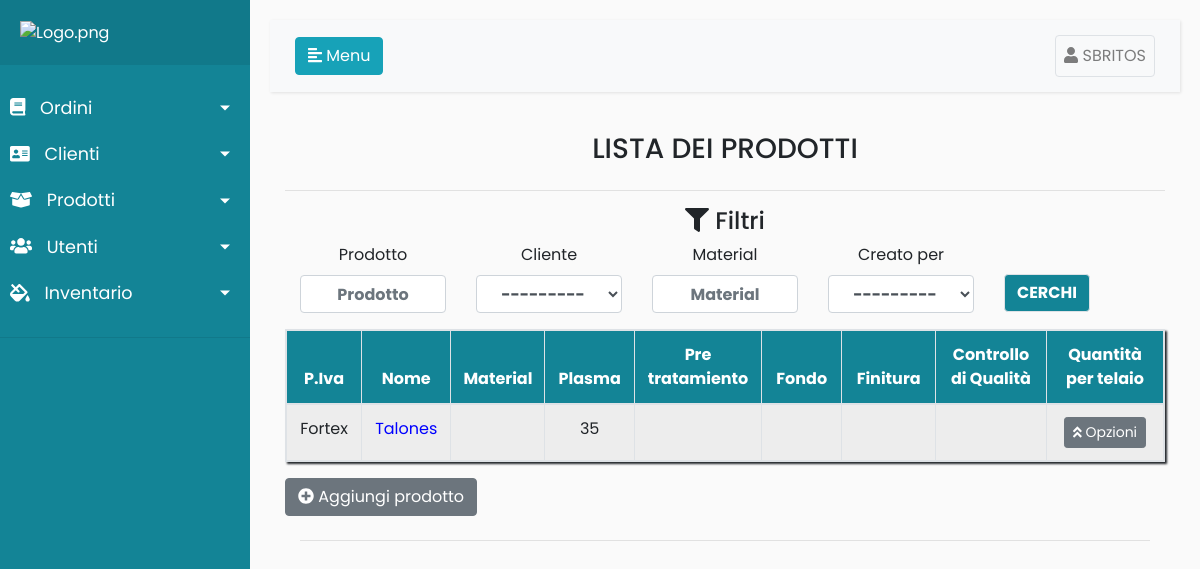
/Productos/ (signed in), run on an earlier commit of the app's database.
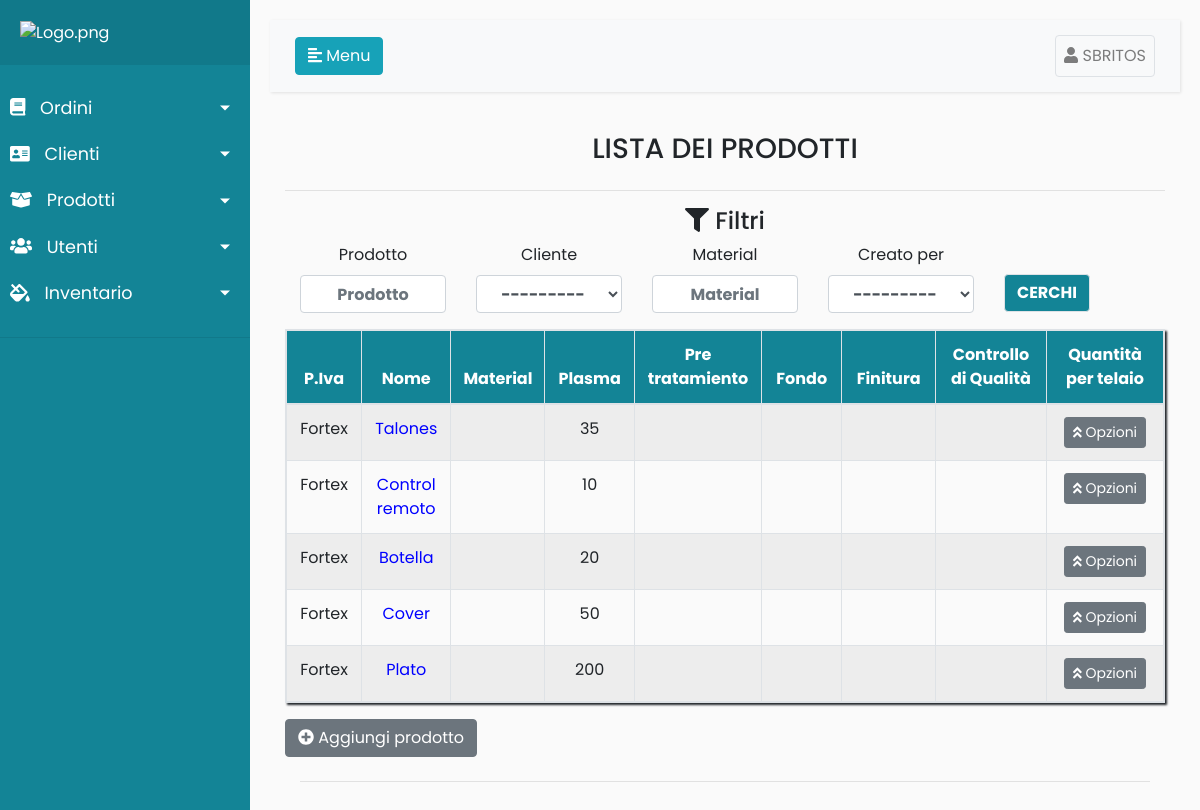
And on a later commit of the database.
### Register/models.py (models this page shows)
class Usuarios(AbstractUser):
	telefono = models.CharField(max_length=20,null=True, verbose_name='Teléfono',blank=False)
	class Meta:
		permissions = (('Administrador', 'Administrador'),
					   ('Encargado','Encargado'),
					   ('Pintor','Pintor'),
					   ('Montaje','Montaje'),
					   ('Calidad1','Calidad1'),
					   ('Secretaria','Secretaria'),
					   ('Stock','Stock'),
					   )

### Clientes/models.py (models this page shows)
class Clientes(models.Model):
	TIPO_CLIENTE = (
		('Oro','Oro'),
		('Plata','Plata'),
		('Bronce','Bronce'),
		)
	rut = models.IntegerField(primary_key=True,blank=False,null=False)
	nombre_organizacion = models.CharField(max_length=50,blank=False,null=False)
	nombre = models.CharField(max_length=50, blank=False,null=False)
	apellido = models.CharField(max_length=50,blank=False,null=False)
	direccion1 = models.CharField(max_length=150,blank=True,null=False)
	direccion2 = models.CharField(max_length=150, blank=True,null=False)
	ciudad = models.CharField(max_length=20,blank=True,null=False)
	telefono = models.CharField(max_length=20,blank=True,null=False)
	celular = models.CharField(max_length=20,blank=True,null=False)
	email = models.EmailField(max_length=254, blank=True,null=False)
	tipo_cliente = models.CharField(max_length=10,choices=TIPO_CLIENTE,null=False)
	usuarios = models.ForeignKey(settings.AUTH_USER_MODEL,null=True, verbose_name=("Creado por "),on_delete=models.CASCADE)
	history = HistoricalRecords()
	def __str__(self):
		return self.nombre_organizacion

### Productos/models.py (models this page shows, shortened)
class Productos(models.Model):
    nombre = models.CharField(blank=False, max_length=50)
    rut = models.ForeignKey(Clientes, on_delete=models.CASCADE)
    material = models.CharField(blank=True, max_length=50)
    plasma = models.CharField(blank=True, max_length=50)
    preTratamiento = models.ManyToManyField(Stock,related_name='+',blank=True)
    fondo = models.ManyToManyField(Stock,related_name="+",blank=True)
    finitura = models.ManyToManyField(Stock,blank=True)
    deposito = models.CharField(blank=True, max_length=150)
    controlCalidad = models.CharField(blank=True, max_length=50)
    embalaje = models.CharField(blank=True, max_length=50)
    consideraciones = models.TextField(blank=True)
    temperatura = models.IntegerField(blank=True,null=True)
    tiempo_horno = models.IntegerField(blank=True,null=True)
    fotos = models.ImageField(blank=True)
    telaio = models.PositiveSmallIntegerField(blank=True,null=True)
    created = models.DateTimeField(auto_now_add=True)
    updated = models.DateTimeField(auto_now=True,blank=True)
    usuarios = models.ForeignKey(Usuarios, verbose_name=("Creado por "), on_delete=models.CASCADE)
    history = HistoricalRecords()

### Productos/views.py (the view)
# urls.py: path('Productos/', login_required(ListProductosView), name='listProductos'),
def ListProductosView(request):
    Model_one = Productos.objects.all()
    myFilter = OrdenesFilter(request.GET, queryset=Model_one)
    paginator = Paginator(myFilter.qs, 10)
    page = request.GET.get('page1')
    try:
        pub = paginator.page(page)
    except PageNotAnInteger:
        pub = paginator.page(1)
    except EmptyPage:
        pub = paginator.page(paginator.num_pages)
    myFilter = OrdenesFilter(request.GET, queryset=Model_one)
    context = {'Model_one': Model_one, 'pub': pub, "myFilter": myFilter}
    return render(request, 'productos/listProductos.html', context)

### Productos/templates/productos/listProductos.html (shortened to what this page needs)
{%extends 'register/index.html'%}
{%load static%}
{% load widget_tweaks %}
{%block content%}
<div class="container">
    <div class="d-flex justify-content-center">
        <h3>LISTA DEI PRODOTTI </h3>
    </div>
    <hr>
</div>
<div class="container">
    <div class="d-flex justify-content-center">
        <h4><i class="fas fa-filter"></i> Filtri</h4>
    </div>
    <form method="get">
        <div class="container">
            <div class="row align-items-center">
                <div class="col-sm">
                    <label for="nombre" class="text-center container">Prodotto</label>
                    {{myFilter.form.nombre|attr:"placeholder:Prodotto"|add_class:"form-control mb-3 font-weight-bold container text-center"}}
                </div>
                <div class="col-sm">
                    <label for="rut" class="text-center container">Cliente</label>
                    {{myFilter.form.rut|attr:"placeholder:Nombre de producto"|add_class:"form-control mb-3 font-weight-bold container text-center"}}
                </div>
                <div class="col-sm">
                    <label for="material" class="text-center container">Material</label>
                    {{myFilter.form.material|attr:"placeholder:Material"|add_class:"form-control mb-3 font-weight-bold container text-center"}}
                </div>
                <div class="col-sm">
                    <label for="usuarios" class="text-center container">Creato per</label>
                    {{myFilter.form.usuarios|attr:"placeholder:Nombre de producto"|add_class:"form-control mb-3 font-weight-bold container text-center"}}
                </div>
                <div class="col-sm">
                    <button class="btn rounded-pill border" style="color:#fff ;background-color:#138496;margin-top: .8rem" type="submit"><STRONG> CERCHI</STRONG></button>
                </div>
            </div>
        </div>
    </form>
    <table id="tabla" class="table table-responsive border table-striped table-bordered" style="box-shadow:2px 2px 2px;">
        <thead style="background-color:#138496;color:#fff">
        <th class="col-md text-center" style="width:15rem;">P.Iva</th>
        <th class="col-md text-center" style="width:5rem;">Nome</th>
        <th class="col-md text-center" style="width:5rem;">Material</th>
        <th class="col-md text-center" style="width:15rem;">Plasma</th>
        <th class="col-md text-center" style="width:15rem;">Pre tratamiento</th>
        <th class="col-md text-center" style="width:25rem;">Fondo</th>
        <th class="col-md text-center" style="width:25rem;">Finitura</th>
        <th class="col-md text-center" style="width:50rem;">Controllo di Qualità</th>
        <th class="col-md text-center" style="width:50rem;">Quantità per telaio</th>
        </thead>
        {%for producto in pub%}
        <form method="POST" action="{%url 'deleteProductos' producto.id%}">
            {%if producto.estado != "Completato" and producto.ubicacion != "Cliente"%}
            <tr>
                <td class="col-md text-center" style="width:5rem;">{{producto.rut}}</td>
                <td class="col-md text-center" style="width:15rem; color: blue"><a href="/Productos/detail/{{producto.producto.id}} ">{{producto.nombre}}</a>
                </td>
                <td class="col-md text-center" style="width:5rem;">{{producto.cantidad_recibida}}</td>
                <td class="col-md text-center" style="width:5rem;">{{producto.telaio}}</td>
                <td class="col-md text-center" style="width:15rem;">{{producto.estado}}</td>
                <td class="col-md text-center" style="width:15rem;">{{producto.ubicacion}}</td>
                <td class="col-md text-center" style="width:25rem;">{{producto.fecha_entrega_estimada}}</td>
                <td class="col-md text-center" style="width:25rem;">{{producto.asignado}}</td>
                <td class="col-md text-center" style="width:50rem;">
                    <div class="dropup">
                        <button type="button" class="btn btn-secondary btn-sm" data-toggle="dropdown">
                            <i class="fas fa-angle-double-up"></i> Opzioni
                        </button>
{%endif%}
                </td>
            </tr>
        </form>
        {%endfor%}
    </table>
    {%if perms.Register.Administrador or perms.Register.Secretaria or perms.Register.Encargado %}
    <a href="{%url 'createProductos'%}" id="jamaica" class="btn btn-secondary"><i id="japon" class="fas fa-plus-circle"></i> Aggiungi prodotto</a>
{%endif%}
    <div class="container">
        <hr>
    </div>
    {%endblock%}

### Register/templates/register/index.html (shortened to what this page needs)
<!DOCTYPE html>
<html>
<head>
    <link rel="stylesheet" href="https://stackpath.bootstrapcdn.com/bootstrap/4.1.0/css/bootstrap.min.css"
>
    <link rel="stylesheet" href="https://ajax.googleapis.com/ajax/libs/jquerymobile/1.4.5/jquery.mobile.min.css">
</head>
<body>
<div class="wrapper">
    <nav id="sidebar">
        <div class="sidebar-header" style="border-color:#fff;">
            <a href="{%url 'dashboard'%}"><img src="http://www.fortexsrl.it/wp-content/uploads/2013/05/logo1.png" width="100%"
                                                 alt="Logo.png"></a>
        </div>
        <ul class="list-unstyled components">
            <li class="">
                <a href="#homeSubmenu" data-toggle="collapse" aria-expanded="false" class="dropdown-toggle">
                    <i class="fas fa-book"></i>
                    Ordini
                </a>
            </li>
            <li>
                <a href="#pageClienti" data-toggle="collapse" aria-expanded="false" class="dropdown-toggle">
                    <i class="fas fa-address-card"></i>
                    Clienti
                </a>
                <a href="#pageSubmenu" data-toggle="collapse" aria-expanded="false" class="dropdown-toggle">
                    <i class="fas fa-box-open"></i>
                    Prodotti
                </a>
            </li>
            <li>
                <a href="#pageUtenti" data-toggle="collapse" aria-expanded="false" class="dropdown-toggle">
                    <i class="fas fa-users"></i>
                    Utenti
                </a>
            </li>
            <li>
                <a href="#pageInventario" data-toggle="collapse" aria-expanded="false" class="dropdown-toggle">
                    <i class="fas fa-fill-drip"></i>
                    Inventario
                </a>
            </li>
        </ul>
    </nav>
    <div id="content">
        <nav class="navbar navbar-expand-lg navbar-light bg-light">
            <div class="container-fluid">
                <button type="button" id="sidebarCollapse" class="btn btn-info">
                    <i class="fas fa-align-left"></i>
                    <span>Menu</span>
                </button>
                <div class="collapse navbar-collapse" id="navbarSupportedContent">
                    <ul class="nav navbar-nav ml-auto">
                        <li class="nav-item">
                            <a href="#pageInventario1" data-toggle="collapse" style="background:None;"
                               aria-expanded="true"
                               class=" nav-link dropdown border rounded ">
                                <i class="fas fa-user"></i>
                                {{user|upper}}
                            </a>
                        </li>
                    </ul>
                </div>
            </div>
        </nav>
        {%block content%}{%endblock%}
    </div>
</div>
</body>
</html>

### Register/templates/register/index.html (style rules this page uses)
body { font-family: 'Poppins', sans-serif; background: #fafafa; }
a, a:hover, a:focus { color: inherit; text-decoration: none; transition: all 0.3s; }
.navbar { padding: 15px 10px; background: #fff; border: none; border-radius: 0; margin-bottom: 40px; box-shadow: 1px 1px 3px rgba(0, 0, 0, 0.1); }
i, span { display: inline-block; }
.wrapper { display: flex; align-items: stretch; }
#sidebar { min-width: 250px; max-width: 250px; background: #138496; color: #fff; transition: all 0.3s; }
#sidebar ul li a { text-align: left; }
#sidebar .sidebar-header { padding: 20px; background: #11798a; }
#sidebar ul.components { padding: 20px 0; border-bottom: 1px solid #11798a; }
#sidebar ul li a { padding: 10px; font-size: 1.1em; display: block; }
#sidebar ul li a i { margin-right: 10px; }
#sidebar ul li.active > a, a[aria-expanded="true"] { color: #fff; background: #138496; }
a[data-toggle="collapse"] { position: relative; }
.dropdown-toggle::after { display: block; position: absolute; top: 50%; right: 20px; transform: translateY(-50%); }
#content { width: 100%; padding: 20px; min-height: 100vh; transition: all 0.3s; }

What changed in the data, as far as the page shows it:
added Productos: rut "Fortex", nombre "Control remoto", telaio "10"
added Productos: rut "Fortex", nombre "Botella", telaio "20"
added Productos: rut "Fortex", nombre "Cover", telaio "50"
added Productos: rut "Fortex", nombre "Plato", telaio "200"
